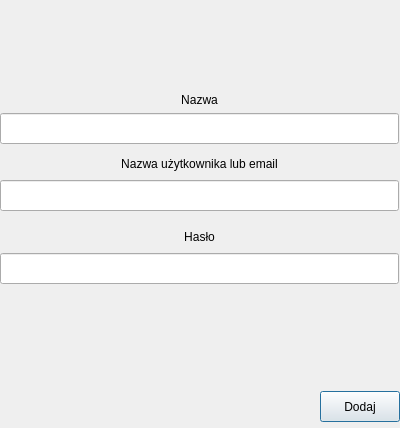
<?xml version="1.0" encoding="UTF-8"?>
<ui version="4.0">
 <class>PasswordEntryDialog</class>
 <widget class="QDialog" name="PasswordEntryDialog">
  <property name="geometry">
   <rect>
    <x>0</x>
    <y>0</y>
    <width>400</width>
    <height>428</height>
   </rect>
  </property>
  <property name="windowTitle">
   <string>Dodaj</string>
  </property>
  <widget class="QPushButton" name="add_button">
   <property name="geometry">
    <rect>
     <x>320</x>
     <y>391</y>
     <width>80</width>
     <height>31</height>
    </rect>
   </property>
   <property name="text">
    <string>Dodaj</string>
   </property>
  </widget>
  <widget class="QLabel" name="label_4">
   <property name="geometry">
    <rect>
     <x>0</x>
     <y>93</y>
     <width>399</width>
     <height>14</height>
    </rect>
   </property>
   <property name="text">
    <string>Nazwa</string>
   </property>
   <property name="alignment">
    <set>Qt::AlignCenter</set>
   </property>
  </widget>
  <widget class="QLineEdit" name="name_line_edit">
   <property name="geometry">
    <rect>
     <x>0</x>
     <y>113</y>
     <width>399</width>
     <height>31</height>
    </rect>
   </property>
  </widget>
  <widget class="QLabel" name="label_3">
   <property name="geometry">
    <rect>
     <x>0</x>
     <y>153</y>
     <width>399</width>
     <height>21</height>
    </rect>
   </property>
   <property name="text">
    <string>Nazwa użytkownika lub email</string>
   </property>
   <property name="alignment">
    <set>Qt::AlignCenter</set>
   </property>
  </widget>
  <widget class="QLineEdit" name="username_line_edit">
   <property name="geometry">
    <rect>
     <x>0</x>
     <y>180</y>
     <width>399</width>
     <height>31</height>
    </rect>
   </property>
  </widget>
  <widget class="QLineEdit" name="password_line_edit">
   <property name="geometry">
    <rect>
     <x>0</x>
     <y>253</y>
     <width>399</width>
     <height>31</height>
    </rect>
   </property>
  </widget>
  <widget class="QLabel" name="label_2">
   <property name="geometry">
    <rect>
     <x>0</x>
     <y>226</y>
     <width>399</width>
     <height>21</height>
    </rect>
   </property>
   <property name="text">
    <string>Hasło</string>
   </property>
   <property name="alignment">
    <set>Qt::AlignCenter</set>
   </property>
  </widget>
 </widget>
 <resources/>
 <connections/>
</ui>
